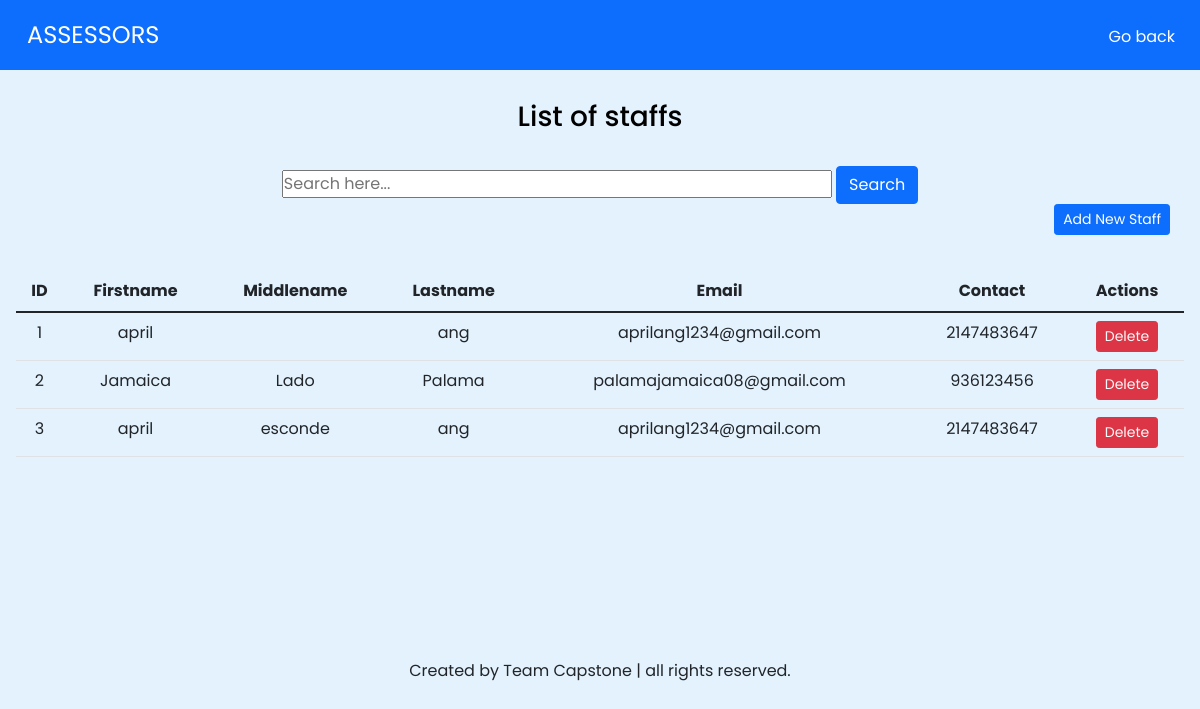
The page /staff_list.php (signed in) on the database its author committed.
### tables this page shows
CREATE TABLE `staff` (
  `id` int(255) NOT NULL,
  `firstname` varchar(255) NOT NULL,
  `middlename` varchar(255) NOT NULL,
  `lastname` varchar(255) NOT NULL,
  `username` varchar(255) NOT NULL,
  `email` varchar(255) NOT NULL,
  `contact` int(255) NOT NULL,
  `password` varchar(255) NOT NULL,
  `image` varchar(1000) NOT NULL
);

### staff_list.php (the view, shortened to what this page needs)
<!DOCTYPE html>
<html lang="en">
<head>
    <link href="https://cdn.jsdelivr.net/npm/bootstrap@5.1.3/dist/css/bootstrap.min.css" rel="stylesheet">
    <link rel="stylesheet" href="https://stackpath.bootstrapcdn.com/font-awesome/4.7.0/css/font-awesome.min.com">
    <link rel="stylesheet" type="text/css" href="style.home.css">
    <link rel="stylesheet" href="https://cdn.jsdelivr.net/npm/bootstrap-icons@1.7.2/font/bootstrap-icons.css">
</head>
<body>
<nav class="navbar navbar-light bg-primary fixed-top">
  <div class="container-fluid">
    <a class="navbar-brand" href="#" style="color: #fff;">ASSESSORS</a>
    <div class="btn">
    <p class="main-page-text"><a href="admin.php">Go back</a></p>
    </div>
  </div>
</nav>
<div class="header">
<h3>List of staffs</h3>
</div>
<br>
    <div class="searchform">
        <form action="" method="GET">
        <input class="form-search" style="width: 550px;"name="search" value="<?php if(isset($_GET['search'])){echo $_GET['search'];}?>" type="search" placeholder="Search here...">
        <button class="btn btn-primary" type="submit">Search</button>
        </form>
    </div>
    <div class="btn_add_staff"><a class="btn btn-primary btn-sm" href="staffregister.php" role="button">Add New Staff</a></div>
<br>
<br>
<br>
<br>
<div class="card-body">
    <div class="table-responsive">
    <table class="table">
  <thead>
    <tr>
      <th scope="col">ID</th>
      <th scope="col">Firstname</th>
      <th scope="col">Middlename</th>
      <th scope="col">Lastname</th>
      <th scope="col">Email</th>
      <th scope="col">Contact</th>
      <th scope="col">Actions</th>
    </tr>
  </thead>
  <tbody>
            <br>
            <?php
                require('config.php');
                $query1=mysqli_query($conn,"select * from staff ");
                while($row=mysqli_fetch_array($query1)){
                    ?>
                    <tr>
                        <td><?php echo $row['id']?></td>
                        <td><?php echo $row['firstname']?></td>
                        <td><?php echo $row['middlename']?></td>
                        <td><?php echo $row['lastname']?></td>
                        <td><?php echo $row['email']?></td>
                        <td><?php echo $row['contact']?></td>
                        <td><button class="btn btn-danger btn-sm" type="delete" ><a class="text-light" style="text-decoration:none;" href="delete_staff.php">Delete</a></button></td>
                    </tr>
                    <?php
                }
            ?>
  </tbody>
</table>
    </div>
</div>
      <div class="footer">
      <p>Created by Team Capstone | all rights reserved.</p>
      </div>
</body>
</html>

### style.home.css (style rules this page uses)
* { margin: 0%; padding: 0%; box-sizing: border-box; font-family: 'Poppins', sans-serif; }
.navbar-brand { margin-left: 15px; }

### staff_list.php (style rules this page uses)
body { background: #e3f2fd; text-decoration: none; }
.navbar-brand { color: #fff; font-size:x-large; }
.navbar .btn { position: relative; top: 10px; }
.main-page-text a { text-decoration: none; color: #fff; }
.header h3 { text-align: center; position: relative; top: 100px; color:black; }
.searchform { position: relative; top: 100px; text-align: center; }
.btn_add_staff { position: relative; top: 100px; text-align: right; right:30px; }
.card-body { text-align: center; }
.footer { position: relative; text-align:center; top: 170px; }

### rows shown on the page
staff: id "1", firstname "april", lastname "ang", email "aprilang1234@gmail.com", contact "2147483647"
staff: id "2", firstname "Jamaica", middlename "Lado", lastname "Palama", email "palamajamaica08@gmail.com", contact "936123456"
staff: id "3", firstname "april", middlename "esconde", lastname "ang", email "aprilang1234@gmail.com", contact "2147483647"
